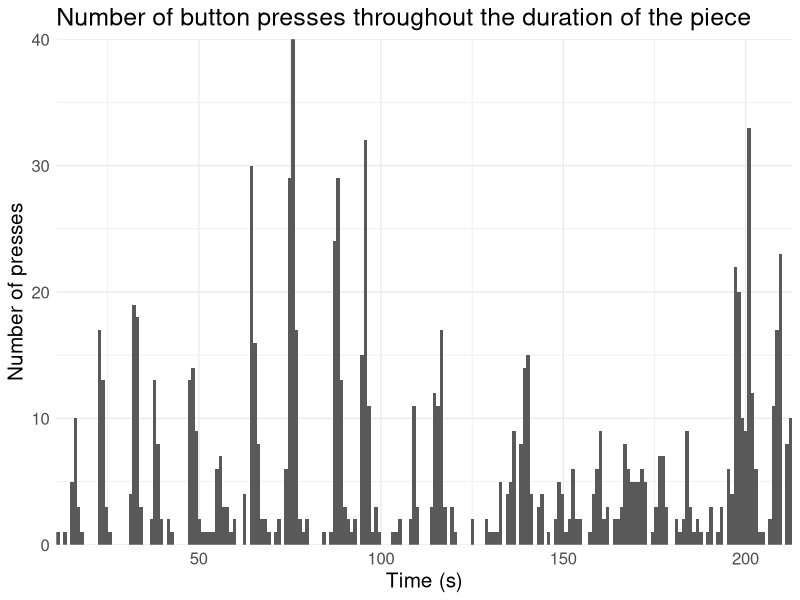
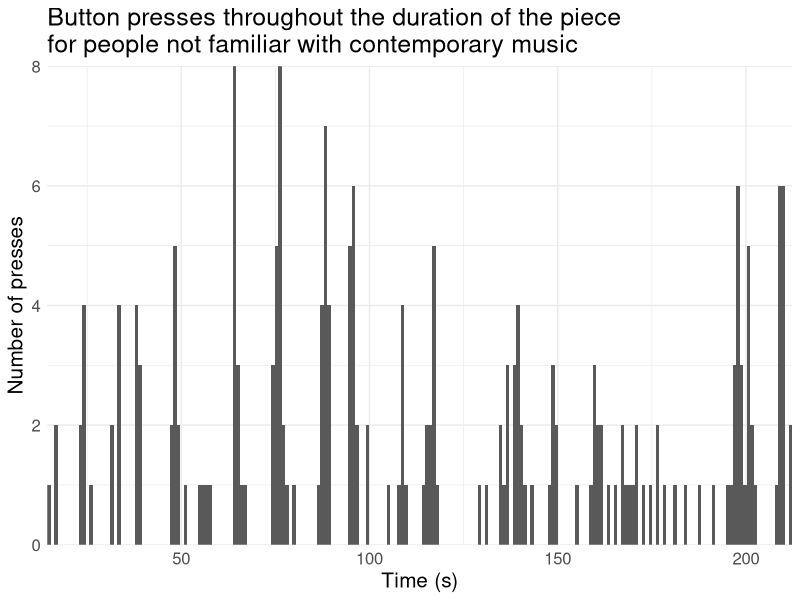
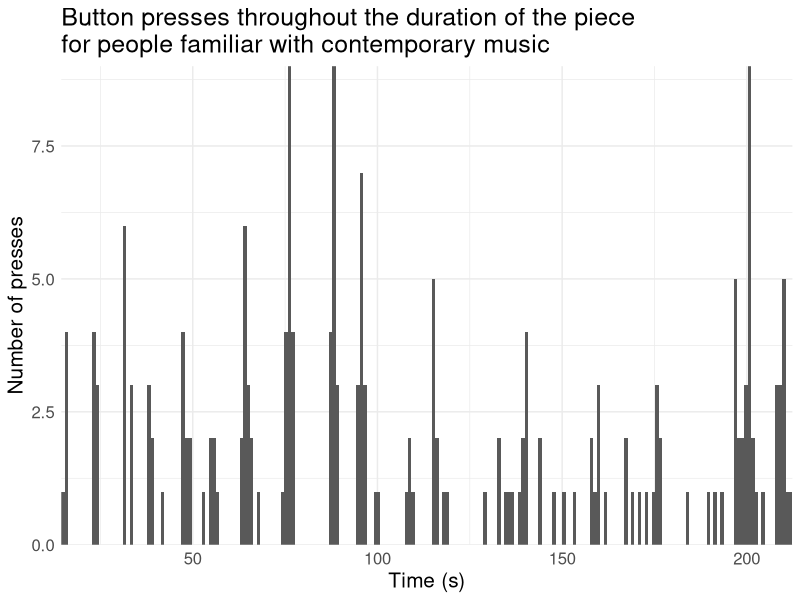
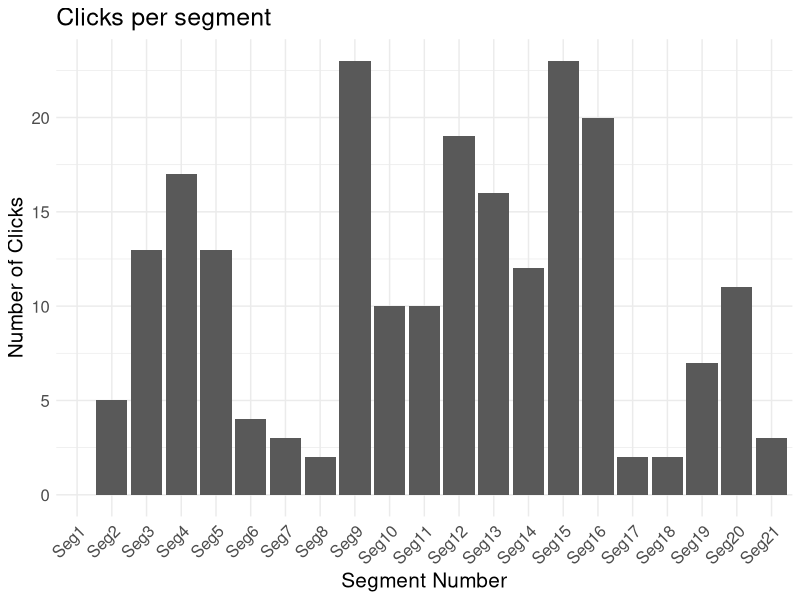

Source code (R) for these figures, in order:
library(tidyverse)
library(readxl)

raw_data <- read_excel("raw_data/raw_data.xlsx") 

raw_data <- raw_data %>% 
  select(randomId, musicTraining, post_familiar, c("...37":"...58")) 

names_list <- NULL
for (i in 1:21) {
  names_list <- c(names_list, paste0("point_",i))
}

colnames(raw_data) <- c("ID", "music_training", "post_familiar", "start", names_list)

# exclude anyone where we don't have their music training score
raw_data <- raw_data %>%
  mutate(music_training = recode(music_training, "10+" = "11")) %>%
  filter(!is.na(music_training))

tidy_data <- raw_data %>% 
  repair_names() %>% 
  separate("start", into = c("start_time", NA), sep = ";;") %>%
  mutate(start_time = as.integer(start_time)) %>%
  gather(key = "point", value = "value", names_list)

# remove error presses, presses beyond the end of the performance, baseline for
# start time, remove the string ";;finish" indicating last button press and 
# remove mispresses after the end of the piece
tidy_data_filtered <- tidy_data %>%
  filter(!str_detect(value, "error")) %>%
  mutate_all(~gsub(";;finish", "", .)) %>%
  mutate(start_time = as.integer(start_time)) %>%
  mutate(value = as.integer(as.integer(value) - start_time)) %>%
  mutate(time = as.integer(as.integer(value)/1000)) %>%
  filter(time < 5e+02)

# Plot first histogram 
tidy_data_filtered %>%
  filter(time < 213) %>%
  ggplot(aes(x = time)) +
  geom_histogram(bins = 213) +
  labs(title = "Number of button presses throughout the duration of the piece",
       x = "Time (s)", 
       y = "Number of presses") +
  theme_minimal() +
  theme(text = element_text(size = 15)) +
  scale_x_continuous(expand = c(0, 0)) + 
  scale_y_continuous(expand = c(0, 0))

tidy_data$music_training <- as.integer(tidy_data$music_training)
tidy_data_filtered$music_training <- as.integer(tidy_data_filtered$music_training)

# rename post_familiar as unfamiliar if 1,2,3 and familiar if 5,6,7
tidy_data_filtered %>%
  filter(!is.na(post_familiar)) %>%
  mutate(post_familiar = as.integer(post_familiar)) %>%
  mutate(post_familiar = as_factor(ifelse(post_familiar < 4, "not_familiar", "familiar"))) %>%
  filter(time < 213) %>%
  group_by(post_familiar, time) %>%
  count() %>%
  arrange(-n)

# Plot button press for people not familiar with contemporary music
tidy_data_filtered %>%
  filter(!is.na(post_familiar)) %>%
  mutate(post_familiar = as.integer(post_familiar)) %>%
  mutate(post_familiar = as_factor(ifelse(post_familiar < 4, "not_familiar", "familiar"))) %>%
  filter(time < 213) %>%
  filter(post_familiar == "not_familiar") %>%
  ggplot(aes(x = time)) +
  geom_histogram(bins = 213) +
  labs(title = "Button presses throughout the duration of the piece\nfor people not familiar with contemporary music",
       x = "Time (s)", 
       y = "Number of presses") +
  theme_minimal() +
  theme(text = element_text(size = 15)) +
  scale_x_continuous(expand = c(0, 0)) + 
  scale_y_continuous(expand = c(0, 0)) 

# Plot button press for people  familiar with contemporary music
tidy_data_filtered %>%
  filter(!is.na(post_familiar)) %>%
  mutate(post_familiar = as.integer(post_familiar)) %>%
  mutate(post_familiar = as_factor(ifelse(post_familiar < 4, "not_familiar", "familiar"))) %>%
  filter(time < 213) %>%
  filter(post_familiar == "familiar") %>%
  ggplot(aes(x = time)) +
  geom_histogram(bins = 213) +
  labs(title = "Button presses throughout the duration of the piece\nfor people familiar with contemporary music",
       x = "Time (s)", 
       y = "Number of presses") +
  theme_minimal() +
  theme(text = element_text(size = 15)) +
  scale_x_continuous(expand = c(0, 0)) + 
  scale_y_continuous(expand = c(0, 0)) 

# create long data frame based on 9 segments
ID <- unique(tidy_data_filtered$ID)

seg <- c("Seg1", "Seg2", "Seg3", "Seg4", "Seg5", "Seg6", "Seg7", "Seg8", "Seg9",
         "Seg10", "Seg11", "Seg12", "Seg13", "Seg14", "Seg15", "Seg16", "Seg17",
         "Seg18", "Seg19", "Seg20", "Seg21")

my_df <- expand_grid(ID, seg)

#my_df$press <- NA

music_data <- tidy_data_filtered %>%
  select(c(ID, music_training)) %>%
  distinct(ID, .keep_all = TRUE)
  
my_df <- left_join(my_df, music_data , by = "ID")

# name segments so the are of the range segment change +2 second

tidy_data_filtered$seg <- "0"
tidy_data_filtered[tidy_data_filtered$time > 7.10 & tidy_data_filtered$time < 9.12,]$seg <- "Seg1"
tidy_data_filtered[tidy_data_filtered$time > 13.97 & tidy_data_filtered$time < 15.99,]$seg <- "Seg2"
tidy_data_filtered[tidy_data_filtered$time > 15.69 & tidy_data_filtered$time < 17.71,]$seg <- "Seg3"
tidy_data_filtered[tidy_data_filtered$time > 22.86 & tidy_data_filtered$time < 24.88,]$seg <- "Seg4"
tidy_data_filtered[tidy_data_filtered$time > 23.845 & tidy_data_filtered$time < 25.865,]$seg <- "Seg5"
tidy_data_filtered[tidy_data_filtered$time > 24.51 & tidy_data_filtered$time < 26.53,]$seg <- "Seg6"
tidy_data_filtered[tidy_data_filtered$time > 33.375 & tidy_data_filtered$time < 35.395,]$seg <- "Seg7"
tidy_data_filtered[tidy_data_filtered$time > 39.04 & tidy_data_filtered$time < 41.06,]$seg <- "Seg8"
tidy_data_filtered[tidy_data_filtered$time > 47.575 & tidy_data_filtered$time < 49.595,]$seg <- "Seg9"
tidy_data_filtered[tidy_data_filtered$time > 55.665 & tidy_data_filtered$time < 57.685,]$seg <- "Seg10"
tidy_data_filtered[tidy_data_filtered$time > 65.285 & tidy_data_filtered$time < 67.305,]$seg <- "Seg11"
tidy_data_filtered[tidy_data_filtered$time > 76.5 & tidy_data_filtered$time < 78.52,]$seg <- "Seg12"
tidy_data_filtered[tidy_data_filtered$time > 88.475 & tidy_data_filtered$time < 90.495,]$seg <- "Seg13"
tidy_data_filtered[tidy_data_filtered$time > 96.995 & tidy_data_filtered$time < 98.015,]$seg <- "Seg14"
tidy_data_filtered[tidy_data_filtered$time > 114.905 & tidy_data_filtered$time < 116.925,]$seg <- "Seg15"
tidy_data_filtered[tidy_data_filtered$time > 116.435 & tidy_data_filtered$time < 118.455,]$seg <- "Seg16"
tidy_data_filtered[tidy_data_filtered$time > 123.72 & tidy_data_filtered$time < 125.74,]$seg <- "Seg17"
tidy_data_filtered[tidy_data_filtered$time > 130.915 & tidy_data_filtered$time < 132.935,]$seg <- "Seg18"
tidy_data_filtered[tidy_data_filtered$time > 142.16 & tidy_data_filtered$time < 144.18,]$seg <- "Seg19"
tidy_data_filtered[tidy_data_filtered$time > 170.365 & tidy_data_filtered$time < 172.385,]$seg <- "Seg20"
tidy_data_filtered[tidy_data_filtered$time > 177.655 & tidy_data_filtered$time < 179.675,]$seg <- "Seg21"

tidy_data_filtered$press <- 1

# Need to check whether more than one press in each segment for each participant - check
# total df size

tidy_data_filtered %>%
  filter(seg != 0) %>%
  group_by(seg, ID) %>%
  tally(press) 

joined_data <- left_join(my_df, select(tidy_data_filtered, 
                                       c("ID", "seg", "press")), by = c("ID", "seg")) 

joined_data[is.na(joined_data$press),]$press <- 0
joined_data$music_training <- as.integer(joined_data$music_training)

#write_csv(joined_data, "tidied_data/music_training_plus2s.csv")

# Descriptives
tidy_data_filtered %>%
  filter(seg != 0) %>%
  group_by(seg) %>%
  tally(press) %>%
  arrange(-n) %>%
  top_n(10)
  
# By segment bar plot
joined_data %>%
  group_by(seg, press) %>%
  count() %>%
  filter(press == 1) %>%
  ungroup() %>%
  add_row(seg = "Seg1", press = 1, n = 0) %>%
  add_row(seg = "Seg2", press = 1, n = 0) %>%
  add_row(seg = "Seg4", press = 1, n = 0) %>%
  add_row(seg = "Seg17", press = 1, n = 0) %>%
  mutate(seg, seg = factor(seg, levels = c("Seg1", "Seg2", "Seg3", "Seg4", "Seg5", "Seg6", "Seg7", "Seg8", "Seg9",
                                      "Seg10", "Seg11", "Seg12", "Seg13", "Seg14", "Seg15", "Seg16", "Seg17",
                                      "Seg18", "Seg19", "Seg20", "Seg21"))) %>%
  ggplot(aes(x = seg, y = n)) +
  geom_bar(stat = "identity") +
  theme_minimal() +
  theme(axis.text.x = element_text(angle = 45, hjust = 1)) +
  theme(text = element_text(size = 15)) +
  labs(title = "Clicks per segment",
       x = "Segment Number", 
       y = "Number of Clicks")


